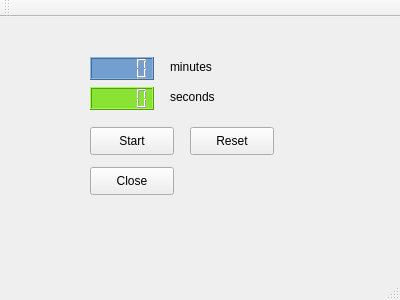
<?xml version="1.0" encoding="UTF-8"?>
<ui version="4.0">
 <class>MainWindow</class>
 <widget class="QMainWindow" name="MainWindow">
  <property name="geometry">
   <rect>
    <x>0</x>
    <y>0</y>
    <width>400</width>
    <height>300</height>
   </rect>
  </property>
  <property name="windowTitle">
   <string>MainWindow</string>
  </property>
  <widget class="QWidget" name="centralWidget">
   <widget class="QLCDNumber" name="lcdNumberMin">
    <property name="geometry">
     <rect>
      <x>90</x>
      <y>40</y>
      <width>64</width>
      <height>23</height>
     </rect>
    </property>
    <property name="styleSheet">
     <string notr="true">QLCDNumber {background-color: rgb(114, 159, 207) }
</string>
    </property>
   </widget>
   <widget class="QLCDNumber" name="lcdNumberSec">
    <property name="geometry">
     <rect>
      <x>90</x>
      <y>70</y>
      <width>64</width>
      <height>23</height>
     </rect>
    </property>
    <property name="styleSheet">
     <string notr="true">QLCDNumber {background-color: rgb(138, 226, 52)}</string>
    </property>
   </widget>
   <widget class="QLabel" name="label">
    <property name="geometry">
     <rect>
      <x>170</x>
      <y>40</y>
      <width>63</width>
      <height>20</height>
     </rect>
    </property>
    <property name="text">
     <string>minutes</string>
    </property>
   </widget>
   <widget class="QLabel" name="label_2">
    <property name="geometry">
     <rect>
      <x>170</x>
      <y>70</y>
      <width>63</width>
      <height>20</height>
     </rect>
    </property>
    <property name="text">
     <string>seconds</string>
    </property>
   </widget>
   <widget class="QPushButton" name="startButton">
    <property name="geometry">
     <rect>
      <x>90</x>
      <y>110</y>
      <width>84</width>
      <height>28</height>
     </rect>
    </property>
    <property name="text">
     <string>Start</string>
    </property>
   </widget>
   <widget class="QPushButton" name="resetButton">
    <property name="geometry">
     <rect>
      <x>190</x>
      <y>110</y>
      <width>84</width>
      <height>28</height>
     </rect>
    </property>
    <property name="text">
     <string>Reset</string>
    </property>
   </widget>
   <widget class="QPushButton" name="closeButton">
    <property name="geometry">
     <rect>
      <x>90</x>
      <y>150</y>
      <width>84</width>
      <height>28</height>
     </rect>
    </property>
    <property name="text">
     <string>Close</string>
    </property>
   </widget>
   <zorder>startButton</zorder>
   <zorder>lcdNumberMin</zorder>
   <zorder>lcdNumberSec</zorder>
   <zorder>label</zorder>
   <zorder>label_2</zorder>
   <zorder>resetButton</zorder>
   <zorder>closeButton</zorder>
  </widget>
  <widget class="QMenuBar" name="menuBar">
   <property name="geometry">
    <rect>
     <x>0</x>
     <y>0</y>
     <width>400</width>
     <height>25</height>
    </rect>
   </property>
  </widget>
  <widget class="QToolBar" name="mainToolBar">
   <attribute name="toolBarArea">
    <enum>TopToolBarArea</enum>
   </attribute>
   <attribute name="toolBarBreak">
    <bool>false</bool>
   </attribute>
  </widget>
  <widget class="QStatusBar" name="statusBar"/>
 </widget>
 <layoutdefault spacing="6" margin="11"/>
 <resources/>
 <connections>
  <connection>
   <sender>closeButton</sender>
   <signal>clicked()</signal>
   <receiver>MainWindow</receiver>
   <slot>close()</slot>
   <hints>
    <hint type="sourcelabel">
     <x>131</x>
     <y>205</y>
    </hint>
    <hint type="destinationlabel">
     <x>199</x>
     <y>149</y>
    </hint>
   </hints>
  </connection>
 </connections>
</ui>
